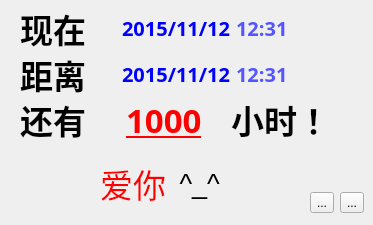
    <widget class="QWidget" name="tab">
     <attribute name="title">
      <string>倒计时</string>
     </attribute>
     <widget class="QWidget" name="layoutWidget">
      <property name="geometry">
       <rect>
        <x>100</x>
        <y>160</y>
        <width>138</width>
        <height>46</height>
       </rect>
      </property>
      <layout class="QHBoxLayout" name="horizontalLayout_2">
       <item>
        <widget class="QLabel" name="label_2">
         <property name="palette">
          <palette>
           <active>
            <colorrole role="WindowText">
             <brush brushstyle="SolidPattern">
              <color alpha="255">
               <red>255</red>
               <green>0</green>
               <blue>0</blue>
              </color>
             </brush>
            </colorrole>
           </active>
           <inactive>
            <colorrole role="WindowText">
             <brush brushstyle="SolidPattern">
              <color alpha="255">
               <red>255</red>
               <green>0</green>
               <blue>0</blue>
              </color>
             </brush>
            </colorrole>
           </inactive>
           <disabled>
            <colorrole role="WindowText">
             <brush brushstyle="SolidPattern">
              <color alpha="255">
               <red>120</red>
               <green>120</green>
               <blue>120</blue>
              </color>
             </brush>
            </colorrole>
           </disabled>
          </palette>
         </property>
         <property name="font">
          <font>
           <family>幼圆</family>
           <pointsize>25</pointsize>
           <underline>false</underline>
          </font>
         </property>
         <property name="text">
          <string>爱你</string>
         </property>
        </widget>
       </item>
       <item>
        <widget class="QLabel" name="label_4">
         <property name="palette">
          <palette>
           <active>
            <colorrole role="WindowText">
             <brush brushstyle="SolidPattern">
              <color alpha="255">
               <red>0</red>
               <green>0</green>
               <blue>0</blue>
              </color>
             </brush>
            </colorrole>
           </active>
           <inactive>
            <colorrole role="WindowText">
             <brush brushstyle="SolidPattern">
              <color alpha="255">
               <red>0</red>
               <green>0</green>
               <blue>0</blue>
              </color>
             </brush>
            </colorrole>
           </inactive>
           <disabled>
            <colorrole role="WindowText">
             <brush brushstyle="SolidPattern">
              <color alpha="255">
               <red>120</red>
               <green>120</green>
               <blue>120</blue>
              </color>
             </brush>
            </colorrole>
           </disabled>
          </palette>
         </property>
         <property name="font">
          <font>
           <pointsize>20</pointsize>
          </font>
         </property>
         <property name="text">
          <string> ^_^</string>
         </property>
        </widget>
       </item>
      </layout>
     </widget>
     <widget class="QWidget" name="layoutWidget">
      <property name="geometry">
       <rect>
        <x>20</x>
        <y>8</y>
        <width>311</width>
        <height>131</height>
       </rect>
      </property>
      <layout class="QVBoxLayout" name="verticalLayout_2">
       <item>
        <layout class="QHBoxLayout" name="horizontalLayout_6">
         <item>
          <widget class="QLabel" name="label_5">
           <property name="palette">
            <palette>
             <active>
              <colorrole role="WindowText">
               <brush brushstyle="SolidPattern">
                <color alpha="255">
                 <red>0</red>
                 <green>0</green>
                 <blue>0</blue>
                </color>
               </brush>
              </colorrole>
             </active>
             <inactive>
              <colorrole role="WindowText">
               <brush brushstyle="SolidPattern">
                <color alpha="255">
                 <red>0</red>
                 <green>0</green>
                 <blue>0</blue>
                </color>
               </brush>
              </colorrole>
             </inactive>
             <disabled>
              <colorrole role="WindowText">
               <brush brushstyle="SolidPattern">
                <color alpha="255">
                 <red>120</red>
                 <green>120</green>
                 <blue>120</blue>
                </color>
               </brush>
              </colorrole>
             </disabled>
            </palette>
           </property>
           <property name="font">
            <font>
             <family>楷体</family>
             <pointsize>25</pointsize>
             <weight>75</weight>
             <bold>true</bold>
            </font>
           </property>
           <property name="text">
            <string>现在</string>
           </property>
          </widget>
         </item>
         <item>
          <widget class="QLabel" name="now_date_label">
           <property name="palette">
            <palette>
             <active>
              <colorrole role="WindowText">
               <brush brushstyle="SolidPattern">
                <color alpha="255">
                 <red>0</red>
                 <green>0</green>
                 <blue>255</blue>
                </color>
               </brush>
              </colorrole>
             </active>
             <inactive>
              <colorrole role="WindowText">
               <brush brushstyle="SolidPattern">
                <color alpha="255">
                 <red>0</red>
                 <green>0</green>
                 <blue>255</blue>
                </color>
               </brush>
              </colorrole>
             </inactive>
             <disabled>
              <colorrole role="WindowText">
               <brush brushstyle="SolidPattern">
                <color alpha="255">
                 <red>120</red>
                 <green>120</green>
                 <blue>120</blue>
                </color>
               </brush>
              </colorrole>
             </disabled>
            </palette>
           </property>
           <property name="font">
            <font>
             <family>楷体</family>
             <pointsize>15</pointsize>
             <weight>75</weight>
             <bold>true</bold>
            </font>
           </property>
           <property name="text">
            <string>2015/11/12</string>
           </property>
          </widget>
         </item>
         <item>
          <widget class="QLabel" name="now_time_label">
           <property name="palette">
            <palette>
             <active>
              <colorrole role="WindowText">
               <brush brushstyle="SolidPattern">
                <color alpha="255">
                 <red>85</red>
                 <green>85</green>
                 <blue>255</blue>
                </color>
               </brush>
              </colorrole>
             </active>
             <inactive>
              <colorrole role="WindowText">
               <brush brushstyle="SolidPattern">
                <color alpha="255">
                 <red>85</red>
                 <green>85</green>
                 <blue>255</blue>
                </color>
               </brush>
              </colorrole>
             </inactive>
             <disabled>
              <colorrole role="WindowText">
               <brush brushstyle="SolidPattern">
                <color alpha="255">
                 <red>120</red>
                 <green>120</green>
                 <blue>120</blue>
                </color>
               </brush>
              </colorrole>
             </disabled>
            </palette>
           </property>
           <property name="font">
            <font>
             <family>楷体</family>
             <pointsize>15</pointsize>
             <weight>75</weight>
             <bold>true</bold>
            </font>
           </property>
           <property name="text">
            <string>12:31</string>
           </property>
          </widget>
         </item>
        </layout>
       </item>
       <item>
        <layout class="QHBoxLayout" name="horizontalLayout_7">
         <item>
          <widget class="QLabel" name="label_6">
           <property name="palette">
            <palette>
             <active>
              <colorrole role="WindowText">
               <brush brushstyle="SolidPattern">
                <color alpha="255">
                 <red>0</red>
                 <green>0</green>
                 <blue>0</blue>
                </color>
               </brush>
              </colorrole>
             </active>
             <inactive>
              <colorrole role="WindowText">
               <brush brushstyle="SolidPattern">
                <color alpha="255">
                 <red>0</red>
                 <green>0</green>
                 <blue>0</blue>
                </color>
               </brush>
              </colorrole>
             </inactive>
             <disabled>
              <colorrole role="WindowText">
               <brush brushstyle="SolidPattern">
                <color alpha="255">
                 <red>120</red>
                 <green>120</green>
                 <blue>120</blue>
                </color>
               </brush>
              </colorrole>
             </disabled>
            </palette>
           </property>
           <property name="font">
            <font>
             <family>楷体</family>
             <pointsize>25</pointsize>
             <weight>75</weight>
             <bold>true</bold>
            </font>
           </property>
           <property name="text">
            <string>距离 </string>
           </property>
          </widget>
         </item>
         <item>
          <widget class="QLabel" name="back_date_label">
           <property name="palette">
            <palette>
             <active>
              <colorrole role="WindowText">
               <brush brushstyle="SolidPattern">
                <color alpha="255">
                 <red>0</red>
                 <green>0</green>
                 <blue>255</blue>
                </color>
               </brush>
              </colorrole>
             </active>
             <inactive>
              <colorrole role="WindowText">
               <brush brushstyle="SolidPattern">
                <color alpha="255">
                 <red>0</red>
                 <green>0</green>
                 <blue>255</blue>
                </color>
               </brush>
              </colorrole>
             </inactive>
             <disabled>
              <colorrole role="WindowText">
               <brush brushstyle="SolidPattern">
                <color alpha="255">
                 <red>120</red>
                 <green>120</green>
                 <blue>120</blue>
                </color>
               </brush>
              </colorrole>
             </disabled>
            </palette>
           </property>
           <property name="font">
            <font>
             <family>楷体</family>
             <pointsize>15</pointsize>
             <weight>75</weight>
             <bold>true</bold>
            </font>
           </property>
           <property name="text">
            <string>2015/11/12</string>
           </property>
          </widget>
         </item>
         <item>
          <widget class="QLabel" name="back_time_label">
           <property name="palette">
            <palette>
             <active>
              <colorrole role="WindowText">
               <brush brushstyle="SolidPattern">
                <color alpha="255">
                 <red>85</red>
                 <green>85</green>
                 <blue>255</blue>
                </color>
               </brush>
              </colorrole>
             </active>
             <inactive>
              <colorrole role="WindowText">
               <brush brushstyle="SolidPattern">
                <color alpha="255">
                 <red>85</red>
                 <green>85</green>
                 <blue>255</blue>
                </color>
               </brush>
              </colorrole>
             </inactive>
             <disabled>
              <colorrole role="WindowText">
               <brush brushstyle="SolidPattern">
                <color alpha="255">
                 <red>120</red>
                 <green>120</green>
                 <blue>120</blue>
                </color>
               </brush>
              </colorrole>
             </disabled>
            </palette>
           </property>
           <property name="font">
            <font>
             <family>楷体</family>
             <pointsize>15</pointsize>
             <weight>75</weight>
             <bold>true</bold>
            </font>
           </property>
           <property name="text">
            <string>12:31</string>
           </property>
          </widget>
         </item>
        </layout>
       </item>
       <item>
        <layout class="QHBoxLayout" name="horizontalLayout_8">
         <item>
          <widget class="QLabel" name="label">
           <property name="palette">
            <palette>
             <active>
              <colorrole role="WindowText">
               <brush brushstyle="SolidPattern">
                <color alpha="255">
                 <red>0</red>
                 <green>0</green>
                 <blue>0</blue>
                </color>
               </brush>
              </colorrole>
             </active>
             <inactive>
              <colorrole role="WindowText">
               <brush brushstyle="SolidPattern">
                <color alpha="255">
                 <red>0</red>
                 <green>0</green>
                 <blue>0</blue>
                </color>
               </brush>
              </colorrole>
             </inactive>
             <disabled>
              <colorrole role="WindowText">
               <brush brushstyle="SolidPattern">
                <color alpha="255">
                 <red>120</red>
                 <green>120</green>
                 <blue>120</blue>
                </color>
               </brush>
              </colorrole>
             </disabled>
            </palette>
           </property>
           <property name="font">
            <font>
             <family>楷体</family>
             <pointsize>25</pointsize>
             <weight>75</weight>
             <bold>true</bold>
            </font>
           </property>
           <property name="text">
            <string>还有 </string>
           </property>
          </widget>
         </item>
         <item>
          <widget class="QLabel" name="time_num_label">
           <property name="palette">
            <palette>
             <active>
              <colorrole role="WindowText">
               <brush brushstyle="SolidPattern">
                <color alpha="255">
                 <red>255</red>
                 <green>0</green>
                 <blue>0</blue>
                </color>
               </brush>
              </colorrole>
             </active>
             <inactive>
              <colorrole role="WindowText">
               <brush brushstyle="SolidPattern">
                <color alpha="255">
                 <red>255</red>
                 <green>0</green>
                 <blue>0</blue>
                </color>
               </brush>
              </colorrole>
             </inactive>
             <disabled>
              <colorrole role="WindowText">
               <brush brushstyle="SolidPattern">
                <color alpha="255">
                 <red>120</red>
                 <green>120</green>
                 <blue>120</blue>
                </color>
               </brush>
              </colorrole>
             </disabled>
            </palette>
           </property>
           <property name="font">
            <font>
             <family>楷体</family>
             <pointsize>25</pointsize>
             <weight>75</weight>
             <bold>true</bold>
             <underline>true</underline>
            </font>
           </property>
           <property name="text">
            <string>1000</string>
           </property>
          </widget>
         </item>
         <item>
          <widget class="QLabel" name="mode_label">
           <property name="palette">
            <palette>
             <active>
              <colorrole role="WindowText">
               <brush brushstyle="SolidPattern">
                <color alpha="255">
                 <red>0</red>
                 <green>0</green>
                 <blue>0</blue>
                </color>
               </brush>
              </colorrole>
             </active>
             <inactive>
              <colorrole role="WindowText">
               <brush brushstyle="SolidPattern">
                <color alpha="255">
                 <red>0</red>
                 <green>0</green>
                 <blue>0</blue>
                </color>
               </brush>
              </colorrole>
             </inactive>
             <disabled>
              <colorrole role="WindowText">
               <brush brushstyle="SolidPattern">
                <color alpha="255">
                 <red>120</red>
                 <green>120</green>
                 <blue>120</blue>
                </color>
               </brush>
              </colorrole>
             </disabled>
            </palette>
           </property>
           <property name="font">
            <font>
             <family>楷体</family>
             <pointsize>25</pointsize>
             <weight>75</weight>
             <bold>true</bold>
            </font>
           </property>
           <property name="text">
            <string>小时！</string>
           </property>
          </widget>
         </item>
        </layout>
       </item>
      </layout>
     </widget>
     <widget class="QWidget" name="layoutWidget_3">
      <property name="geometry">
       <rect>
        <x>310</x>
        <y>190</y>
        <width>54</width>
        <height>26</height>
       </rect>
      </property>
      <layout class="QHBoxLayout" name="horizontalLayout_11">
       <item>
        <widget class="QToolButton" name="refresh_time_toolButton">
         <property name="toolTip">
          <string>刷新倒计时</string>
         </property>
         <property name="text">
          <string>...</string>
         </property>
         <property name="icon">
          <iconset resource="source.qrc">
           <normaloff>:/new/ico/Image/refresh.ico</normaloff>:/new/ico/Image/refresh.ico</iconset>
         </property>
        </widget>
       </item>
       <item>
        <widget class="QToolButton" name="set_time_toolButton">
         <property name="toolTip">
          <string>设置倒计时</string>
         </property>
         <property name="text">
          <string>...</string>
         </property>
         <property name="icon">
          <iconset resource="source.qrc">
           <normaloff>:/new/ico/Image/setting.ico</normaloff>:/new/ico/Image/setting.ico</iconset>
         </property>
        </widget>
       </item>
      </layout>
     </widget>
    </widget>
